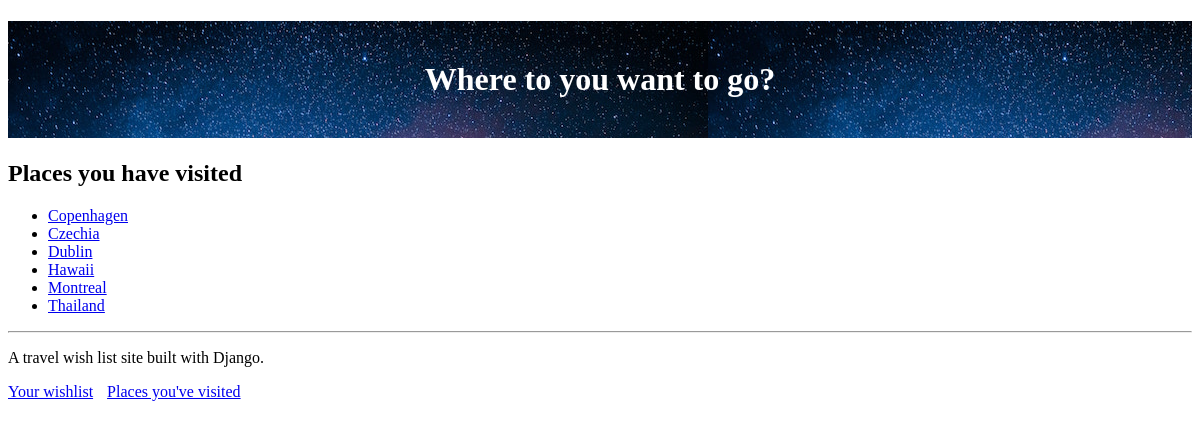
/visited (signed in), run on an earlier commit of the app's database.
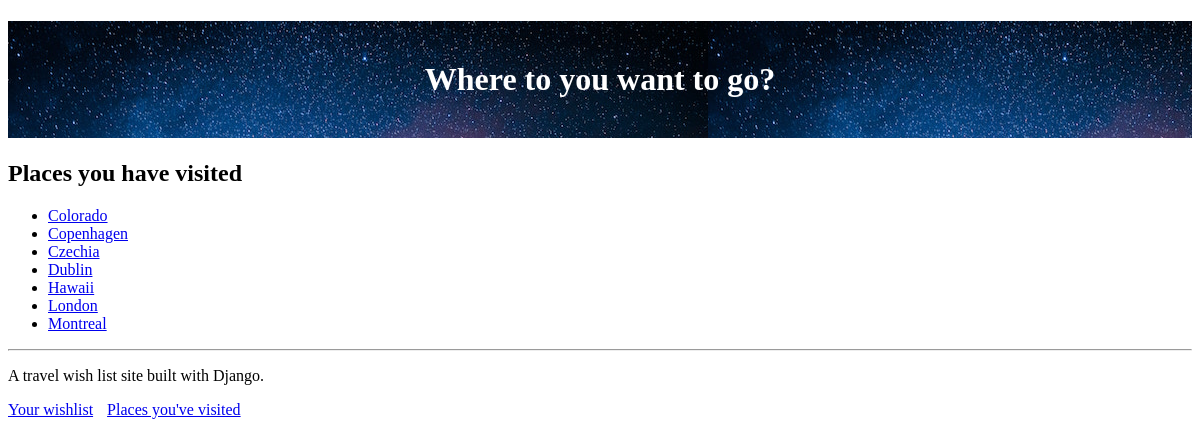
And on a later commit of the database.
### travel_wishlist/models.py (models this page shows, shortened)
class Place(models.Model):
    user = models.ForeignKey('auth.User', null=False, on_delete=models.CASCADE)
    name = models.CharField(max_length=200)
    visited = models.BooleanField(default=False)
    notes = models.TextField(blank=True, null=True)  #text field unlimited size(charfiels are limited)
    date_visited = models.DateField(blank=True, null=True)  #null = True means not required
    photo = models.ImageField(upload_to='user_images/', blank=True, null=True)

### travel_wishlist/views.py (the view)
# urls.py: path('visited', views.places_visited, name='places_visited'),
@login_required
def places_visited(request):
    visited = Place.objects.filter(user=request.user).filter(visited=True).order_by('name')
    return render(request, 'travel_wishlist/visited.html', { 'visited': visited })

### travel_wishlist/templates/travel_wishlist/visited.html
{% extends 'travel_wishlist/base.html' %}
{% block content %}
<h2>Places you have visited</h2>
{% if visited %}
<ul>
    {% for place in visited %}
        <li>
            <a href = "{% url 'place_details' place.pk %}">
            {{ place.name }}</a></li>
    {% endfor %}
</ul>
{% else %}
    <p>You have not visited any places yet.</p>
{% endif %}
{% endblock %}

### travel_wishlist/templates/travel_wishlist/base.html (shortened to what this page needs)
{% load static %}
<!DOCTYPE html>
<html>
    <head>
        <link rel="stylesheet" href="https://unpkg.com/sakura.css/css/sakura.css" type="text/css">
        <link rel="stylesheet" href="{% static 'css/style.css' %}" type="text/css">
    </head>
    <body>
    <h1 id="site-header" style="background: url('{% static 'img/jtree.jpg' %}') ">
         Where to you want to go?</h1>
        {% block content %}
        {% endblock %}
    <hr>
    <div>
        <p>A travel wish list site built with Django.</p>
        <a class="nav-link" href="{% url 'place_list' %}">Your wishlist</a>
        <a class="nav-link" href="{% url 'places_visited' %}">Places you've visited</a>
    </div>
    </body>
</html>

### travel_wishlist/static/css/style.css (style rules this page uses)
#site-header { background: 0 0 repeat-x; color: white; padding: 40px 0 40px 0px; text-align: center; }
.nav-link { margin-right: 10px; }

What changed in the data, as far as the page shows it:
removed Place: name "Thailand"
added Place: name "Colorado"
added Place: name "London"
